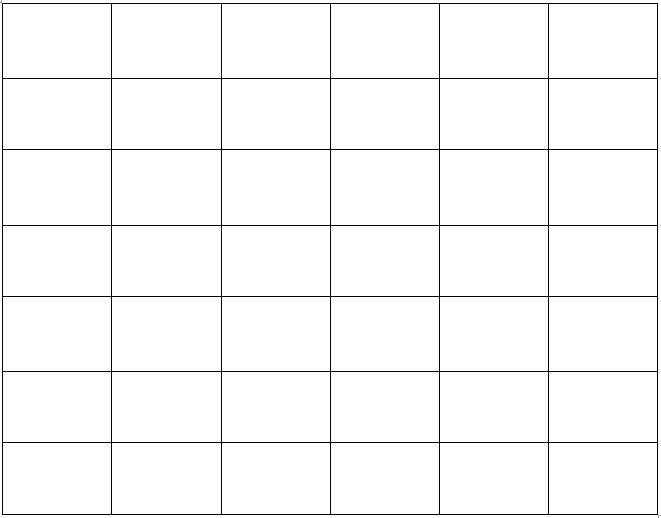
#> input picture testImages/Sudoko.PNG, 661 x 518 px, found by its file name
$ python 'ProjecHoriz&Vertical.py'
#> lines starting #> are read from the running program, lines starting #| are printed output that depends on the picture; after the words box and inside, x2 and y2 are one past the last pixel; in counts of white or black regions, pixels touching at a corner belong together
#> further down, img is the input picture: shape (518, 661, 3); min 0, max 255, mean 248.5
import os
import numpy as np
import cv2


def getVProjection(image):
    #  The image image is converted to a black and white two-value map, and the RET receives the current threshold, the two-value chart of the output of the output
    ret, thresh1 = cv2.threshold(image, 127, 255, cv2.THRESH_BINARY)
#> thresh1: shape (518, 661); 97.4% white; black in thin lines or dots
    (h, w) = thresh1.shape  # Return high and wide
#> h = 518; w = 661
    a = [0 for z in range(0,
                          w)]  # A = [0, 0, 0, ..., 0, 0] initializes an array of length W for recording the number of black points of each column
#> a = 661 values from 0 to 0

    # Record the peak of each column
    for j in range(0, w):  # Traverse one column
        for i in range(0, h):  # Traverse
            if thresh1[i, j] == 0:  # If this point is black
                a[j] += 1  # The column's counter adds a count
                print(a[j])
                thresh1[i, j] = 255  # After the record is finished, it will be white.
#> thresh1: shape (518, 661); every value is 255

    for j in range(0, w):  # Traverse each column
        for i in range((h - a[j]),
                       h):  # From the top of this column, the top of the black is started to be blacked to the bottom
            thresh1[i, j] = 0  # Black
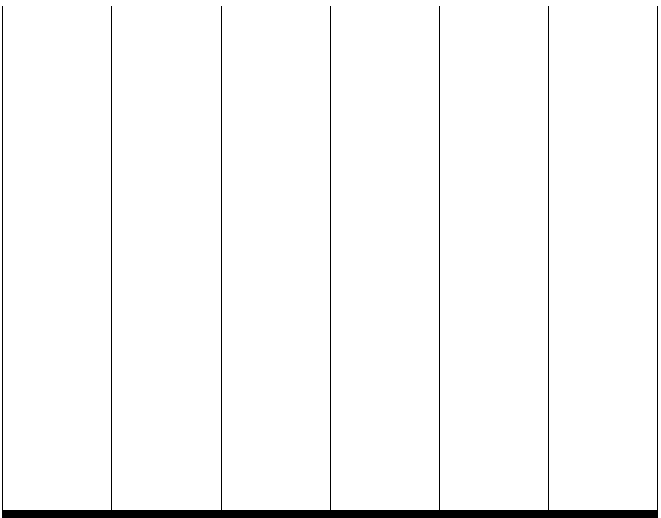
#> thresh1: shape (518, 661); 97.4% white; 1 black region, box (x1, y1, x2, y2) and area: (2, 6, 658, 518) 8776

    cv2.imshow('Vimage', thresh1)


def getHProjection(image):
    # The image image is converted to a black and white two-value map, and the RET receives the current threshold, the two-value chart of the output of the output
    ret, thresh1 = cv2.threshold(image, 127, 255, cv2.THRESH_BINARY)
    (h, w) = thresh1.shape  # Return high and wide
#> h = 518; w = 661
    a = [0 for z in range(0,
                          h)]  # A = [0, 0, 0, ..., 0, 0] initializes an array of length h, used to record the number of black spots of each line
#> a = 518 values from 0 to 0

    # Record the peak of each line
    for j in range(0, h):  # Traverse
        for i in range(0, w):  # Traverse one column
            if thresh1[j, i] == 0:  # If this point is black
                a[j] += 1  # The column's counter adds a count
                thresh1[j, i] = 255  # After the record is finished, it will be white.

    for j in range(0, h):  # Traverse every line
        for i in range(a[j]):  # From the top of this line, the number of black dots were burned to the right.
            thresh1[j, i] = 0  # Black
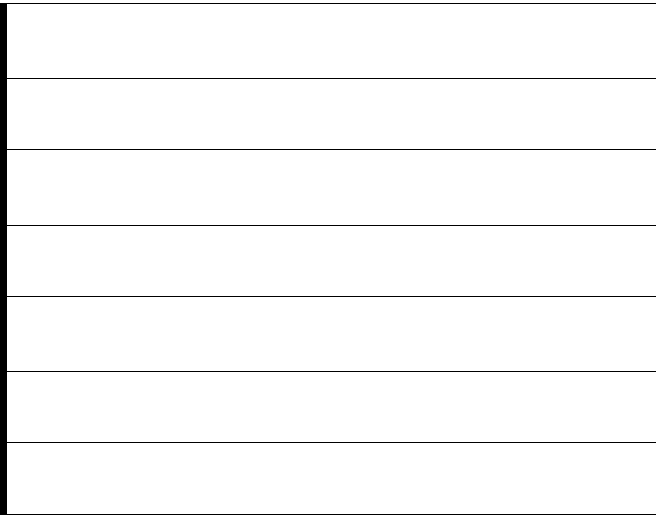
#> thresh1: shape (518, 661); 97.4% white; 1 black region, box (x1, y1, x2, y2) and area: (0, 3, 656, 515) 8776

    cv2.imshow('Himage', thresh1)


if __name__ == '__main__':

    #img = cv2.imread('C:/Users/yassi/Documents/GitHub/TraitementImage/Lena.png')
    img = cv2.imread('C:/Users/yassi/Documents/GitHub/TraitementImage/testImages/Sudoko.PNG')
    cv2.imshow("image",img)
    GrayImage=cv2.cvtColor(img,cv2.COLOR_BGR2GRAY)  #Convert IMG images to grayscale, output to grayimage
    getVProjection(GrayImage)  #Call the getvprojection function to perform vertical projection
    getHProjection(GrayImage)  #Call the gethprojection function to make a horizontal projection
    cv2.waitKey(0)
    cv2.destroyAllWindows()

$ run again, with testImages/OCR.PNG copied over testImages/Sudoko.PNG
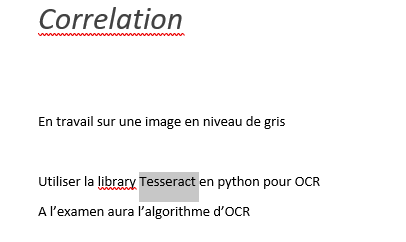
#> input picture testImages/OCR.PNG, 406 x 242 px, found by its file name
#> img is the input picture: shape (242, 406, 3); mean B, G, R 246.6, 246.6, 247.3
#> after the loop in getVProjection, `for j in range(0, w):`:
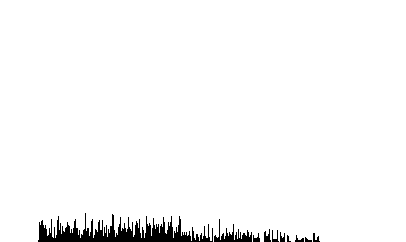
#> thresh1: shape (242, 406); 97.1% white; 10 black regions (1 under 20 px), largest, box (x1, y1, x2, y2) and area: (38, 213, 213, 242) 2268, (214, 219, 252, 242) 300, (264, 229, 271, 242) 56
#> after the loop in getHProjection, `for j in range(0, h):`:
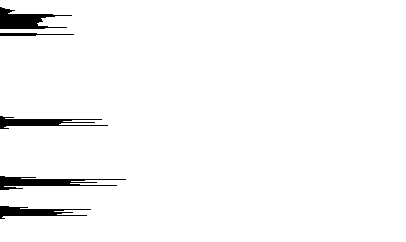
#> thresh1: shape (242, 406); 97.1% white; 5 black regions, box (x1, y1, x2, y2) and area: (0, 7, 72, 29) 768, (0, 176, 126, 190) 760, (0, 116, 108, 129) 601, (0, 206, 91, 219) 555, (0, 33, 74, 36) 147

$ run again, with testImages/Planimeter.png copied over testImages/Sudoko.PNG
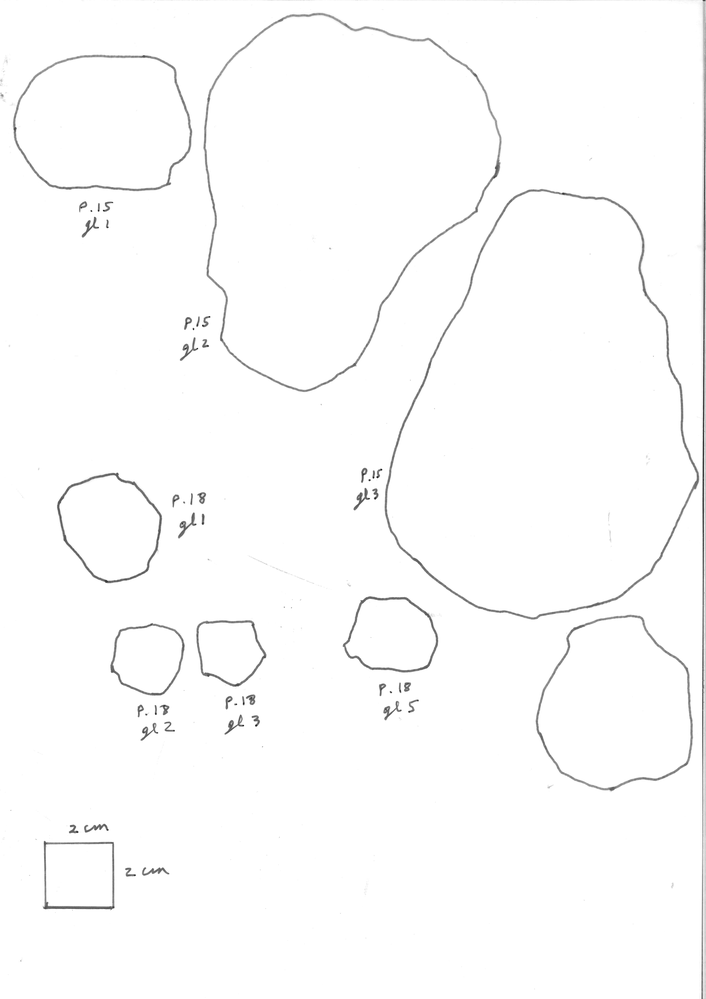
#> input picture testImages/Planimeter.png, 706 x 999 px, shrunk from 4961 x 7016 before the run, found by its file name
#> img is the input picture: shape (999, 706, 3); min 10, max 255, mean 252.2
#> after the loop in getVProjection, `for j in range(0, w):`:
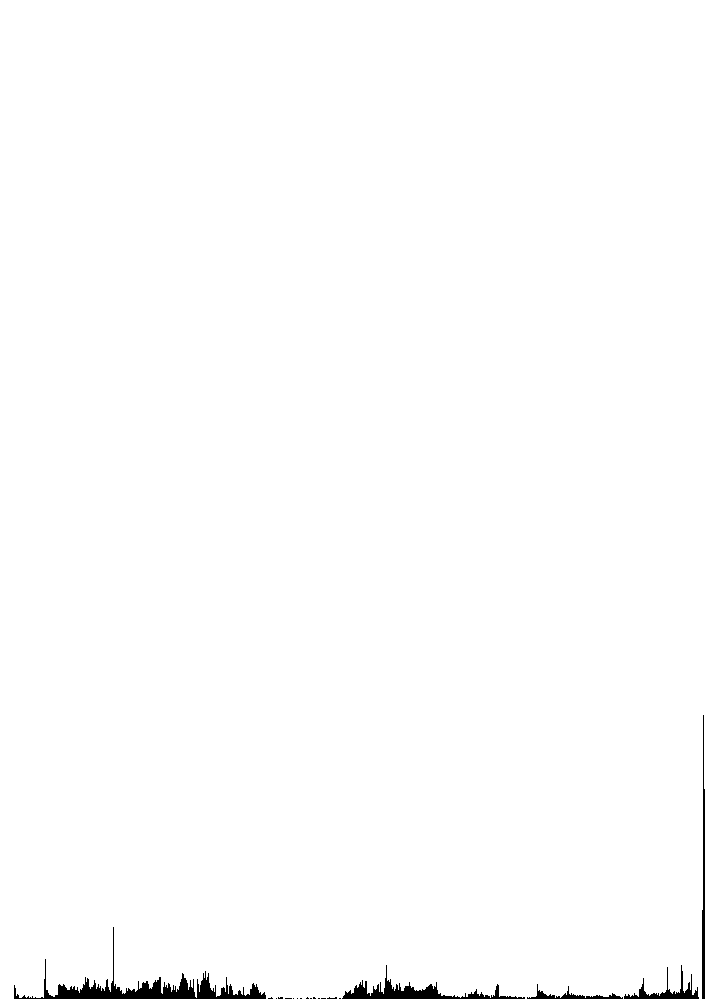
#> thresh1: shape (999, 706); 99.2% white; 19 black regions (14 under 20 px), largest, box (x1, y1, x2, y2) and area: (14, 927, 266, 999) 2727, (342, 965, 525, 999) 1401, (624, 965, 699, 999) 590, (702, 715, 705, 999) 583, (527, 984, 623, 999) 358
#> after the loop in getHProjection, `for j in range(0, h):`:
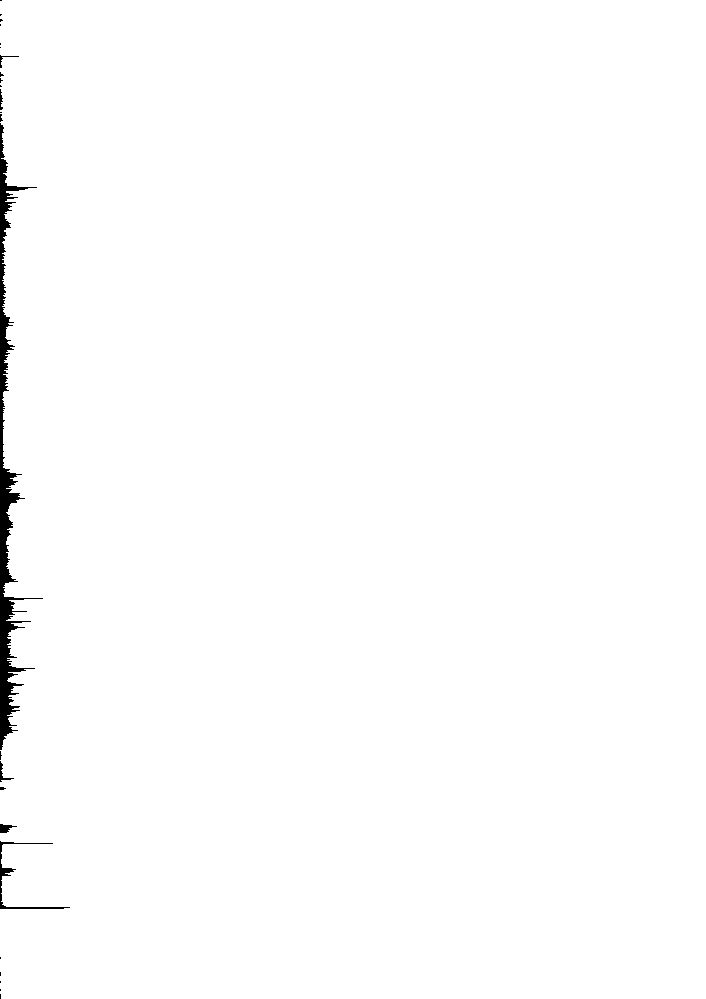
#> thresh1: shape (999, 706); 99.2% white; 24 black regions (18 under 20 px), largest, box (x1, y1, x2, y2) and area: (0, 123, 43, 750) 5002, (0, 841, 70, 909) 398, (0, 824, 17, 833) 87, (0, 761, 14, 782) 65, (0, 55, 19, 68) 39, (0, 89, 3, 110) 37
